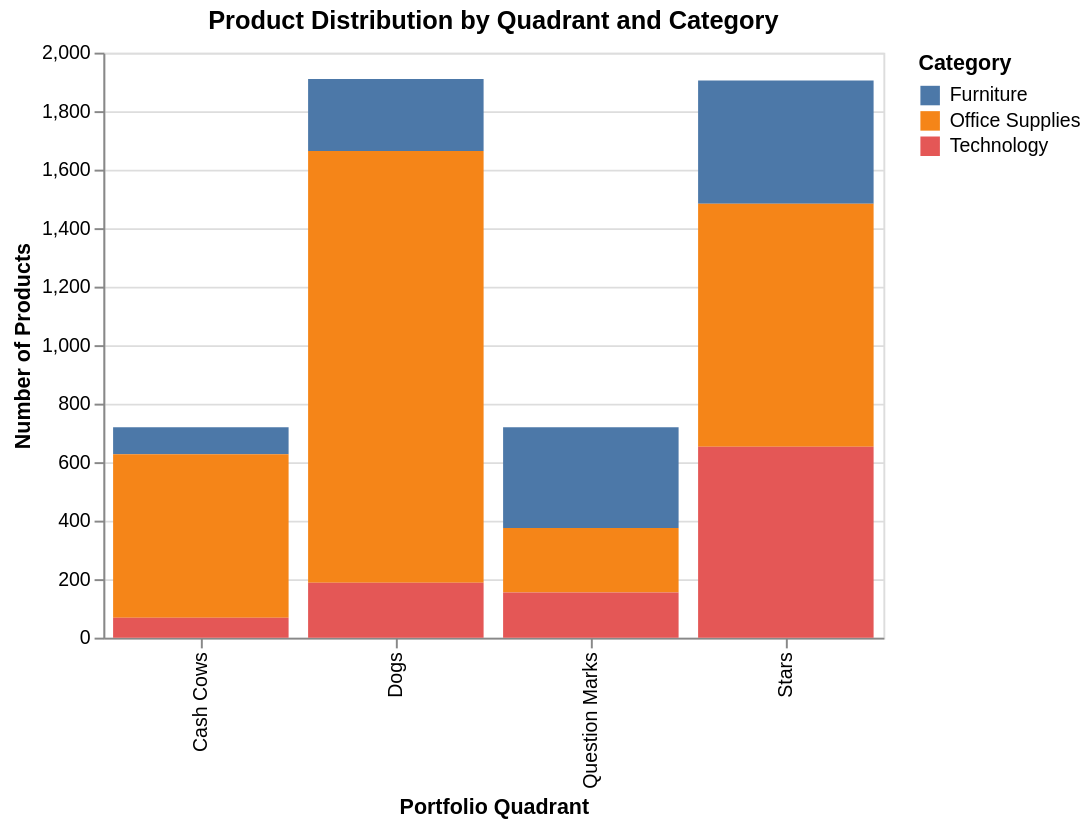
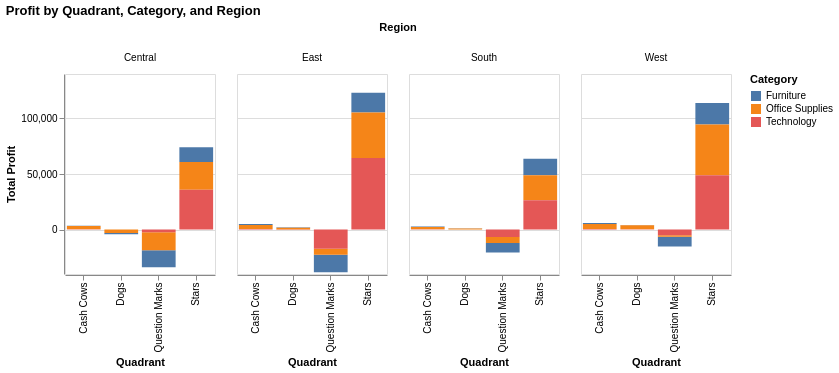

These figures' notebook cell, in order:
### Code cell
# prompt: Using dataframe: quadrant_region_summary How are Office Supplies, Technology, and Furniture distributed across the four quadrants? Analyze by region and by total.

import pandas as pd
import altair as alt

# Simplified SQL query for regional portfolio analysis
regional_portfolio_query = f"""
WITH ProductMetrics AS (
    SELECT
        region,
        category,
        subcategory, -- Include subcategory here
        product_name,
        SUM(profit) AS total_profit,
        SUM(sales) AS total_sales
    FROM `{FULL_TABLE_ID}`
    WHERE category IN ('Office Supplies', 'Technology', 'Furniture')
    GROUP BY region, category, subcategory, product_name -- Group by subcategory
),
Quartiles AS (
    SELECT *,
        NTILE(4) OVER (PARTITION BY region ORDER BY total_profit) AS profit_quartile,
        NTILE(4) OVER (PARTITION BY region ORDER BY total_sales) AS sales_quartile
    FROM ProductMetrics
)
SELECT
    region,
    category,
    subcategory, -- Select subcategory here
    product_name,
    total_profit,
    total_sales,
    CASE
        WHEN profit_quartile >= 3 AND sales_quartile >= 3 THEN 'Stars'
        WHEN profit_quartile >= 3 AND sales_quartile < 3 THEN 'Cash Cows'
        WHEN profit_quartile < 3 AND sales_quartile >= 3 THEN 'Question Marks'
        ELSE 'Dogs'
    END AS quadrant
FROM Quartiles
"""

# Execute query and get results
results_df = client.query(regional_portfolio_query).to_dataframe()

# Function to format monetary values
def format_money(df, columns):
    """Format specified columns as currency"""
    formatted_df = df.copy()
    for col in columns:
        if col in formatted_df.columns:
            formatted_df[col] = formatted_df[col].apply(
                lambda x: f"${x:,.2f}" if pd.notnull(x) else None
            )
    return formatted_df

# Analysis 1: Summary by Region, Quadrant, and Category
regional_summary = results_df.groupby(['region', 'quadrant', 'category']).agg({
    'product_name': 'count',
    'total_profit': 'sum',
    'total_sales': 'sum'
}).rename(columns={'product_name': 'product_count'}).reset_index()

# Analysis 2: Overall Summary by Quadrant and Category (across all regions)
overall_summary = results_df.groupby(['quadrant', 'category']).agg({
    'product_name': 'count',
    'total_profit': 'sum',
    'total_sales': 'sum'
}).rename(columns={'product_name': 'product_count'}).reset_index()

# Display raw results
print("=== Regional Summary (Raw Numbers) ===")
print(regional_summary)

print("\n=== Overall Summary (Raw Numbers) ===")
print(overall_summary)

# Display formatted results
print("\n=== Regional Summary (Formatted) ===")
print(format_money(regional_summary, ['total_profit', 'total_sales']))

print("\n=== Overall Summary (Formatted) ===")
print(format_money(overall_summary, ['total_profit', 'total_sales']))

# Visualization 1: Product count by quadrant and category
chart1 = alt.Chart(overall_summary).mark_bar().encode(
    x=alt.X('quadrant:O', title='Portfolio Quadrant'),
    y=alt.Y('product_count:Q', title='Number of Products'),
    color=alt.Color('category:N', title='Category'),
    tooltip=['quadrant', 'category', 'product_count', 'total_profit', 'total_sales']
).properties(
    title='Product Distribution by Quadrant and Category',
    width=400,
    height=300
)

# Visualization 2: Regional profit distribution
chart2 = alt.Chart(regional_summary).mark_bar().encode(
    x=alt.X('quadrant:O', title='Quadrant'),
    y=alt.Y('total_profit:Q', title='Total Profit'),
    color=alt.Color('category:N', title='Category'),
    column=alt.Column('region:N', title='Region'),
    tooltip=['region', 'quadrant', 'category', 'product_count', 'total_profit']
).properties(
    title='Profit by Quadrant, Category, and Region',
    width=150,
    height=200
)

# Display charts
chart1.show()
chart2.show()

### Figure 1 — Vega-Lite specification as saved in the notebook (floating-point values rounded to 4 significant figures)
{"config": {"view": {"continuousWidth": 300, "continuousHeight": 300}}, "data": {"name": "data-401a87298bd17190453c536f75caa5b0"}, "mark": {"type": "bar"}, "encoding": {"color": {"field": "category", "title": "Category", "type": "nominal"}, "tooltip": [{"field": "quadrant", "type": "nominal"}, {"field": "category", "type": "nominal"}, {"field": "product_count", "type": "quantitative"}, {"field": "total_profit", "type": "quantitative"}, {"field": "total_sales", "type": "quantitative"}], "x": {"field": "quadrant", "title": "Portfolio Quadrant", "type": "ordinal"}, "y": {"field": "product_count", "title": "Number of Products", "type": "quantitative"}}, "height": 300, "title": "Product Distribution by Quadrant and Category", "width": 400, "$schema": "https://vega.github.io/schema/vega-lite/v5.20.1.json", "datasets": {"data-401a87298bd17190453c536f75caa5b0": [{"quadrant": "Cash Cows", "category": "Furniture", "product_count": 92, "total_profit": 2278.0, "total_sales": 6641.0}, {"quadrant": "Cash Cows", "category": "Office Supplies", "product_count": 559, "total_profit": 13140.0, "total_sales": 33400.0}, {"quadrant": "Cash Cows", "category": "Technology", "product_count": 68, "total_profit": 1562.0, "total_sales": 4778.0}, {"quadrant": "Dogs", "category": "Furniture", "product_count": 246, "total_profit": -330.9, "total_sales": 9125.0}, {"quadrant": "Dogs", "category": "Office Supplies", "product_count": 1476, "total_profit": 3059.0, "total_sales": 36390.0}, {"quadrant": "Dogs", "category": "Technology", "product_count": 188, "total_profit": 247.9, "total_sales": 8210.0}, {"quadrant": "Question Marks", "category": "Furniture", "product_count": 344, "total_profit": -48370.0, "total_sales": 286400.0}, {"quadrant": "Question Marks", "category": "Office Supplies", "product_count": 221, "total_profit": -28160.0, "total_sales": 137900.0}, {"quadrant": "Question Marks", "category": "Technology", "product_count": 154, "total_profit": -31780.0, "total_sales": 118300.0}, {"quadrant": "Stars", "category": "Furniture", "product_count": 422, "total_profit": 64880.0, "total_sales": 439900.0}, {"quadrant": "Stars", "category": "Office Supplies", "product_count": 830, "total_profit": 134500.0, "total_sales": 511400.0}, {"quadrant": "Stars", "category": "Technology", "product_count": 653, "total_profit": 175400.0, "total_sales": 704900.0}]}}

### Figure 2 — Vega-Lite specification as saved in the notebook (floating-point values rounded to 4 significant figures)
{"config": {"view": {"continuousWidth": 300, "continuousHeight": 300}}, "data": {"name": "data-b12a5ba2e4ec1fed121f8c73968f2674"}, "mark": {"type": "bar"}, "encoding": {"color": {"field": "category", "title": "Category", "type": "nominal"}, "column": {"field": "region", "title": "Region", "type": "nominal"}, "tooltip": [{"field": "region", "type": "nominal"}, {"field": "quadrant", "type": "nominal"}, {"field": "category", "type": "nominal"}, {"field": "product_count", "type": "quantitative"}, {"field": "total_profit", "type": "quantitative"}], "x": {"field": "quadrant", "title": "Quadrant", "type": "ordinal"}, "y": {"field": "total_profit", "title": "Total Profit", "type": "quantitative"}}, "height": 200, "title": "Profit by Quadrant, Category, and Region", "width": 150, "$schema": "https://vega.github.io/schema/vega-lite/v5.20.1.json", "datasets": {"data-b12a5ba2e4ec1fed121f8c73968f2674": [{"region": "Central", "quadrant": "Cash Cows", "category": "Furniture", "product_count": 11, "total_profit": 206.8, "total_sales": 610.7}, {"region": "Central", "quadrant": "Cash Cows", "category": "Office Supplies", "product_count": 183, "total_profit": 3005.0, "total_sales": 8265.0}, {"region": "Central", "quadrant": "Cash Cows", "category": "Technology", "product_count": 20, "total_profit": 282.3, "total_sales": 1078.0}, {"region": "Central", "quadrant": "Dogs", "category": "Furniture", "product_count": 69, "total_profit": -1125.0, "total_sales": 2051.0}, {"region": "Central", "quadrant": "Dogs", "category": "Office Supplies", "product_count": 322, "total_profit": -3008.0, "total_sales": 6942.0}, {"region": "Central", "quadrant": "Dogs", "category": "Technology", "product_count": 43, "total_profit": 41.91, "total_sales": 1217.0}, {"region": "Central", "quadrant": "Question Marks", "category": "Furniture", "product_count": 113, "total_profit": -15230.0, "total_sales": 72370.0}, {"region": "Central", "quadrant": "Question Marks", "category": "Office Supplies", "product_count": 74, "total_profit": -16210.0, "total_sales": 52950.0}, {"region": "Central", "quadrant": "Question Marks", "category": "Technology", "product_count": 27, "total_profit": -2439.0, "total_sales": 27000.0}, {"region": "Central", "quadrant": "Stars", "category": "Furniture", "product_count": 77, "total_profit": 13280.0, "total_sales": 88770.0}, {"region": "Central", "quadrant": "Stars", "category": "Office Supplies", "product_count": 185, "total_profit": 25090.0, "total_sales": 98870.0}, {"region": "Central", "quadrant": "Stars", "category": "Technology", "product_count": 170, "total_profit": 35810.0, "total_sales": 141100.0}, {"region": "East", "quadrant": "Cash Cows", "category": "Furniture", "product_count": 31, "total_profit": 811.4, "total_sales": 2342.0}, {"region": "East", "quadrant": "Cash Cows", "category": "Office Supplies", "product_count": 146, "total_profit": 3583.0, "total_sales": 9175.0}, {"region": "East", "quadrant": "Cash Cows", "category": "Technology", "product_count": 20, "total_profit": 556.4, "total_sales": 1605.0}, {"region": "East", "quadrant": "Dogs", "category": "Furniture", "product_count": 59, "total_profit": 317.4, "total_sales": 2349.0}, {"region": "East", "quadrant": "Dogs", "category": "Office Supplies", "product_count": 394, "total_profit": 1693.0, "total_sales": 10010.0}, {"region": "East", "quadrant": "Dogs", "category": "Technology", "product_count": 58, "total_profit": -98.27, "total_sales": 2587.0}, {"region": "East", "quadrant": "Question Marks", "category": "Furniture", "product_count": 92, "total_profit": -15670.0, "total_sales": 93310.0}, {"region": "East", "quadrant": "Question Marks", "category": "Office Supplies", "product_count": 46, "total_profit": -5296.0, "total_sales": 36960.0}, {"region": "East", "quadrant": "Question Marks", "category": "Technology", "product_count": 59, "total_profit": -17380.0, "total_sales": 38250.0}, {"region": "East", "quadrant": "Stars", "category": "Furniture", "product_count": 113, "total_profit": 17590.0, "total_sales": 110300.0}, {"region": "East", "quadrant": "Stars", "category": "Office Supplies", "product_count": 234, "total_profit": 41030.0, "total_sales": 149400.0}, {"region": "East", "quadrant": "Stars", "category": "Technology", "product_count": 163, "total_profit": 64390.0, "total_sales": 222500.0}, {"region": "South", "quadrant": "Cash Cows", "category": "Furniture", "product_count": 24, "total_profit": 426.0, "total_sales": 1410.0}, {"region": "South", "quadrant": "Cash Cows", "category": "Office Supplies", "product_count": 91, "total_profit": 1955.0, "total_sales": 4780.0}, {"region": "South", "quadrant": "Cash Cows", "category": "Technology", "product_count": 14, "total_profit": 295.3, "total_sales": 835.0}, {"region": "South", "quadrant": "Dogs", "category": "Furniture", "product_count": 41, "total_profit": 217.8, "total_sales": 1311.0}, {"region": "South", "quadrant": "Dogs", "category": "Office Supplies", "product_count": 320, "total_profit": 781.5, "total_sales": 6701.0}, {"region": "South", "quadrant": "Dogs", "category": "Technology", "product_count": 31, "total_profit": 67.36, "total_sales": 1083.0}, {"region": "South", "quadrant": "Question Marks", "category": "Furniture", "product_count": 45, "total_profit": -8663.0, "total_sales": 35220.0}, {"region": "South", "quadrant": "Question Marks", "category": "Office Supplies", "product_count": 56, "total_profit": -5305.0, "total_sales": 22170.0}, {"region": "South", "quadrant": "Question Marks", "category": "Technology", "product_count": 28, "total_profit": -6770.0, "total_sales": 38960.0}, {"region": "South", "quadrant": "Stars", "category": "Furniture", "product_count": 99, "total_profit": 14790.0, "total_sales": 79360.0}, {"region": "South", "quadrant": "Stars", "category": "Office Supplies", "product_count": 169, "total_profit": 22550.0, "total_sales": 92000.0}, {"region": "South", "quadrant": "Stars", "category": "Technology", "product_count": 123, "total_profit": 26400.0, "total_sales": 107900.0}, {"region": "West", "quadrant": "Cash Cows", "category": "Furniture", "product_count": 26, "total_profit": 834.0, "total_sales": 2278.0}, {"region": "West", "quadrant": "Cash Cows", "category": "Office Supplies", "product_count": 139, "total_profit": 4594.0, "total_sales": 11180.0}, {"region": "West", "quadrant": "Cash Cows", "category": "Technology", "product_count": 14, "total_profit": 428.2, "total_sales": 1260.0}, {"region": "West", "quadrant": "Dogs", "category": "Furniture", "product_count": 77, "total_profit": 259.3, "total_sales": 3414.0}, {"region": "West", "quadrant": "Dogs", "category": "Office Supplies", "product_count": 440, "total_profit": 3591.0, "total_sales": 12730.0}, {"region": "West", "quadrant": "Dogs", "category": "Technology", "product_count": 56, "total_profit": 236.9, "total_sales": 3324.0}, {"region": "West", "quadrant": "Question Marks", "category": "Furniture", "product_count": 94, "total_profit": -8802.0, "total_sales": 85480.0}, {"region": "West", "quadrant": "Question Marks", "category": "Office Supplies", "product_count": 45, "total_profit": -1352.0, "total_sales": 25780.0}, {"region": "West", "quadrant": "Question Marks", "category": "Technology", "product_count": 40, "total_profit": -5186.0, "total_sales": 14090.0}, {"region": "West", "quadrant": "Stars", "category": "Furniture", "product_count": 133, "total_profit": 19210.0, "total_sales": 161400.0}, {"region": "West", "quadrant": "Stars", "category": "Office Supplies", "product_count": 242, "total_profit": 45780.0, "total_sales": 171200.0}, {"region": "West", "quadrant": "Stars", "category": "Technology", "product_count": 197, "total_profit": 48820.0, "total_sales": 233300.0}]}}
